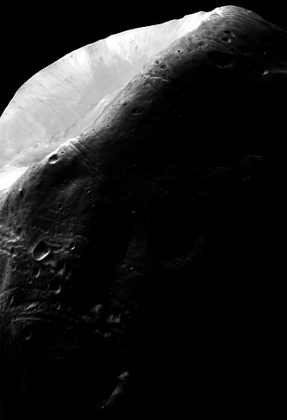
%> input picture HW02/Mars_Moon.tif, 287 x 420 px, shrunk from 342 x 500 before the run
$ octave negative.m   (GNU Octave 9; MATLAB toolbox functions it lacks are replaced by stand-ins)
%> lines starting %> are read from the running program, lines starting %| are printed output that depends on the picture
### HW02/HW_02/My_Histogram.m
function Histogram = My_Histogram(Input_Image)
[r,c]=size(Input_Image);
Histogram=zeros(1,256);
for i=1:r
    for j=1:c
        b=Input_Image(i,j);
        Histogram(b+1)=Histogram(b+1)+1;
    end
end

end


### HW02/HW_02/negative.m
clc;close all; clear;

I=imread('C:\Users\Idanrf\Documents\MATLAB\HW02\Mars_Moon.tif');
%> I is the input picture: size 420x287 uint8; min 0, max 255, mean 31.8
h=My_Histogram(I);
%> after the loop in My_Histogram, `for i=1:r`: Histogram = 256 values, max 71343 at index 1, min 0 at index 256, mean 470.9
%> h has the same summary as Histogram in My_Histogram

for i=1:256
    z=0;
end

plot(h);
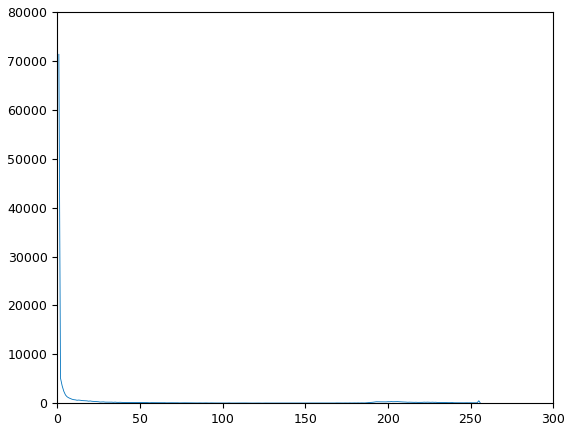
%> figure redrawn from the program's plot data; curve peaks at x = 1, y = 71343
